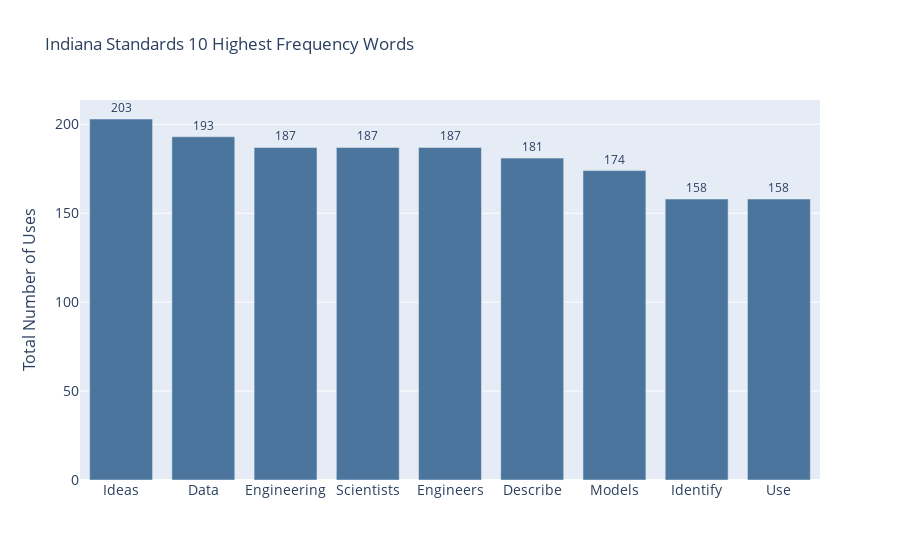

Notebook cell for this chart:
### Code cell
#top 10 indiana state words
x=['Ideas', 'Data', 'Engineering', 'Scientists', 'Engineers', 'Describe', 
   'Models', 'Identify', 'Use']
fig = go.Figure(go.Bar(x=x, y=[203, 193,187,187,187, 181, 174, 158, 158], 
                marker_color='rgb(75, 117, 156)',
                text=[203, 193,187,187,187, 181, 174, 158, 158],
                textposition='auto')) 

fig.update_layout(
    title='Indiana Standards 10 Highest Frequency Words',
    xaxis_tickfont_size=14,
    yaxis=dict(
        title='Total Number of Uses',
        titlefont_size=16,
        tickfont_size=14,
    ),
    legend=dict(
        x=0,
        y=1.0,
        bgcolor='rgba(255, 255, 255, 0)',
        bordercolor='rgba(255, 255, 255, 0)'
    ),
    barmode='group',
    bargap=0.15, # gap between bars of adjacent location coordinates.
    bargroupgap=0.1) 

fig.update_traces(textposition='outside')

fig.show()

### Figure 1 — Plotly figure (JSON) as saved in the notebook; plotly's stock layout.template omitted (floating-point values rounded to 4 significant figures)
{"data": [{"marker": {"color": "rgb(75, 117, 156)"}, "text": ["203", "193", "187", "187", "187", "181", "174", "158", "158"], "textposition": "outside", "type": "bar", "x": ["Ideas", "Data", "Engineering", "Scientists", "Engineers", "Describe", "Models", "Identify", "Use"], "y": [203, 193, 187, 187, 187, 181, 174, 158, 158]}], "layout": {"bargap": 0.15, "bargroupgap": 0.1, "barmode": "group", "legend": {"bgcolor": "rgba(255, 255, 255, 0)", "bordercolor": "rgba(255, 255, 255, 0)", "x": 0, "y": 1}, "title": {"text": "Indiana Standards 10 Highest Frequency Words"}, "xaxis": {"tickfont": {"size": 14}}, "yaxis": {"tickfont": {"size": 14}, "title": {"font": {"size": 16}, "text": "Total Number of Uses"}}}}
